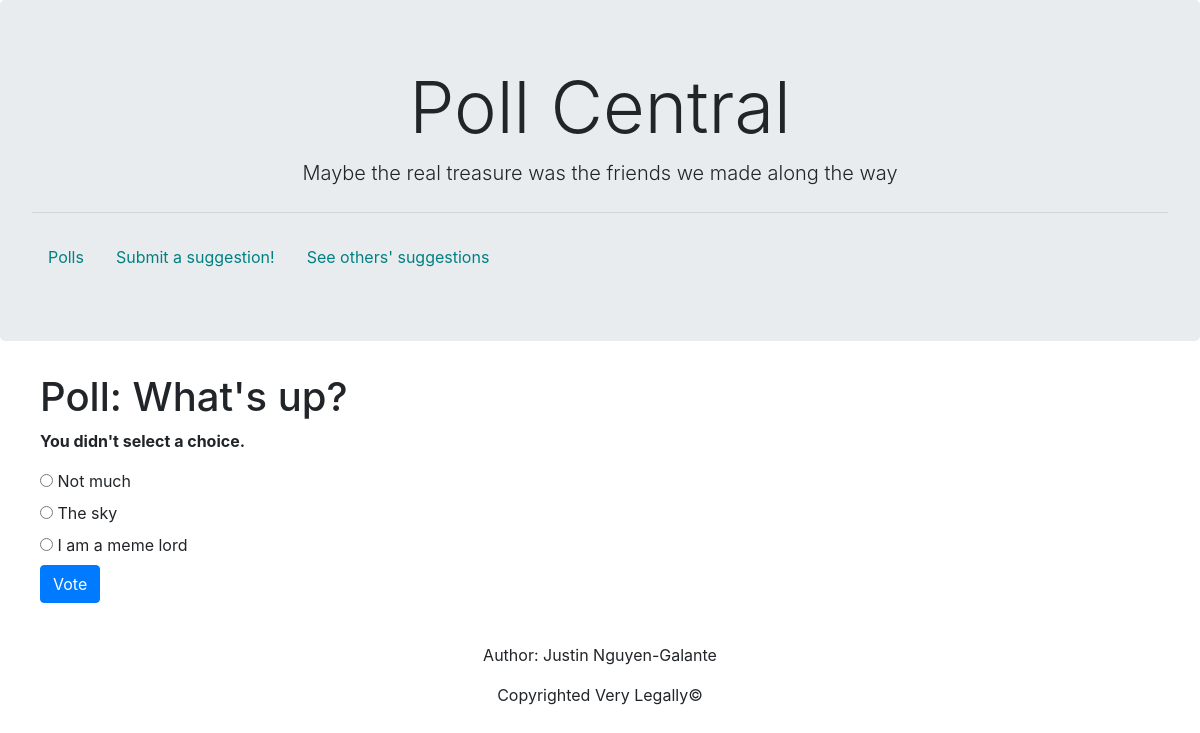
The page /polls/1/vote/ on the database its author committed.
### polls/models.py (models this page shows, shortened)
class Question(models.Model):
    question_text = models.CharField(max_length=200)
    pub_date = models.DateTimeField('date published')
    def was_published_recently(self):
        now = timezone.now()
        return now - datetime.timedelta(days=1) <= self.pub_date <= now
    was_published_recently.admin_order_field = 'pub_date'
    was_published_recently.boolean = True
    was_published_recently.short_description = 'Published recently?'

class Choice(models.Model):
    question = models.ForeignKey(Question, on_delete=models.CASCADE)
    choice_text = models.CharField(max_length=200)
    votes = models.IntegerField(default=0)

### polls/views.py (the view)
# urls.py: path('<int:question_id>/vote/', views.vote, name='vote'),
def vote(request, question_id):
    question = get_object_or_404(Question, pk=question_id)
    try:
        selected_choice = question.choice_set.get(pk=request.POST['choice'])
    except (KeyError, Choice.DoesNotExist):
        return render(request, 'polls/detail.html', {
            'question': question,
            'error_message': "You didn't select a choice.",
        })
    else:
        selected_choice.votes += 1
        selected_choice.save()
        return HttpResponseRedirect(reverse('polls:results', args=(question.id,)))

### polls/templates/polls/detail.html (shortened to what this page needs)
{% extends 'polls/base.html' %}
{% block content %}
<body>
<div class = "tabbed">
    <form action="{% url 'polls:vote' question.id %}" method="post">
    <form>
        <div class = "form-group">
            <h1>Poll: {{ question.question_text }}</h1>
            <div align = "left">
                {% if error_message %}<p><strong>{{ error_message }}</strong></p>{% endif %}
                {% for choice in question.choice_set.all %}
                <input type="radio" name="choice" id="choice{{ forloop.counter }}" value="{{ choice.id }}">
                <label for="choice{{ forloop.counter }}" >{{ choice.choice_text }}</label><br>
                {% endfor %}
            </div>
            <input type="submit" value="Vote" class="btn btn-primary">
        </div>
    </form>
    </form>
</div>
</body>
{% endblock %}

### polls/static/polls/style.css (style rules this page uses)
p { padding-left: 0px; }

### polls/templates/polls/base.html (style rules this page uses)
.tabbed { padding-left: 40px; }

### polls/templates/polls/detail.html (style rules this page uses)
.tabbed { padding-left: 40px; }

### rows shown on the page
Question: question_text "What's up?"
Choice: choice_text "Not much"
Choice: choice_text "The sky"
Choice: choice_text "I am a meme lord"

### other values the page prints
{{ error_message }} "You didn't select a choice."
